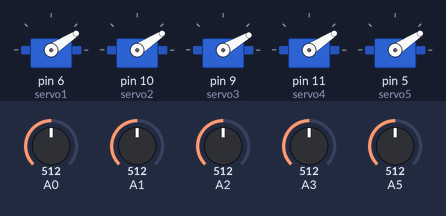
A sketch run on a simulated Arduino Uno, built with avr-gcc and run on an emulated ATmega328P. Parts: 5 × servo. The inputs (shaded band) are chosen by the test bench; at power-on: A2 = 512, A0 = 512, A1 = 512, A3 = 512, A5 = 512.

Above: at 1.3 s.
1.4 s: A2 set to 306
At 2.4 s:
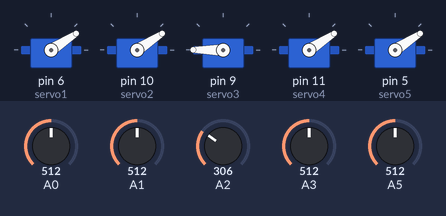
3.2 s: A0 set to 210
At 3.9 s:
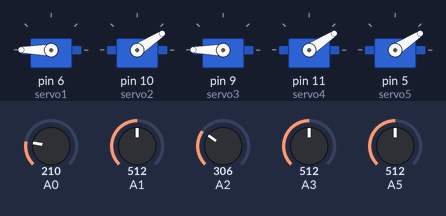
5.0 s: A1 set to 210
At 6.6 s:
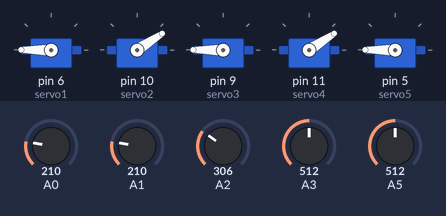
6.9 s: A3 set to 210
At 8.2 s:
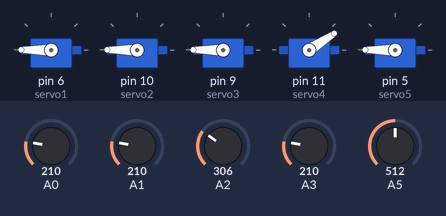
8.6 s: A5 set to 210
At 9.6 s:
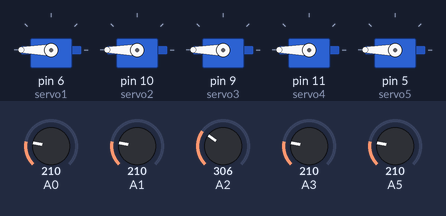
10.3 s: A0 set to 237
At 11.1 s:
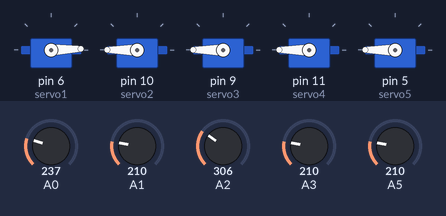
Timing chart, 0 to 13.0 s (numbered marks = the images above; inputs shaded):
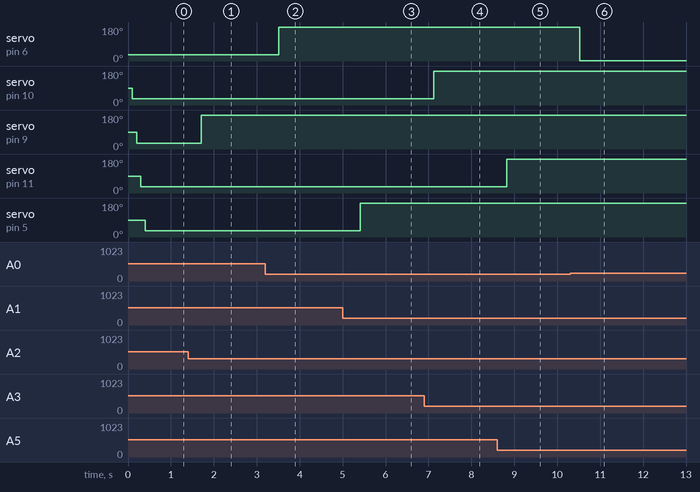

The sketch:

Glove_Finger_Rehabilitation_1.ino
```cpp
#include <Servo.h>
Servo servo1,servo2,servo3,servo4,servo5;
int reading;
int mapVal;
int i;
int delay1 =100;
int minServo =35;
int maxServo = 880;
int minSFlex=100;
int maxSFlex=320;
int minBFlex=220;
int maxBFlex=520;
void setup(){
  servo1.attach(6);
  servo2.attach(10);
  servo3.attach(9);
  servo4.attach(11);
  servo5.attach(5);
}
void loop(){
  reading= analogRead(0);
  mapVal= map(reading,minSFlex,maxSFlex,minServo,maxServo);
  if(mapVal<minServo) mapVal=minServo;
  if(mapVal>maxServo)mapVal=maxServo;
  servo1.write(mapVal);
  delay(delay1);
  reading =analogRead(3);
  mapVal= map(reading,minSFlex,maxSFlex,minServo,maxServo);
  if(mapVal<minServo) mapVal=minServo;
  if(mapVal>maxServo)mapVal=maxServo;
  servo2.write(mapVal);
  delay(delay1);
  reading =analogRead(2);
  mapVal= map(reading,minBFlex,maxBFlex,minServo,maxServo);
  if(mapVal<minServo) mapVal=minServo;
  if(mapVal>maxServo)mapVal=maxServo;
  servo3.write(mapVal);
  delay(delay1);
  reading =analogRead(5);
  mapVal= map(reading,minSFlex+80,maxSFlex,minServo,maxServo);
  if(mapVal<minServo) mapVal=minServo;
  if(mapVal>maxServo)mapVal=maxServo;
  servo4.write(mapVal);
  delay(delay1);
  reading = analogRead(1);
  mapVal= map(reading,minSFlex+80,maxSFlex,minServo,maxServo);
  if(mapVal<minServo) mapVal=minServo;
  if(mapVal>maxServo)mapVal=maxServo;
  servo5.write(mapVal);
  delay(delay1);

}
```

Measured:
- the behaviour switches between 221 and 222 on A0 (found by bisection; images 5 and 6)
- after the input at 1.4 s, servo on pin 9 (servo3): 30° → 180° after 0.30 s
- after the input at 3.2 s, servo on pin 6 (servo1): 33° → 180° after 0.31 s
- after the input at 5.0 s, servo on pin 5 (servo5): 33° → 180° after 0.41 s
- after the input at 6.9 s, servo on pin 10 (servo2): 33° → 180° after 0.22 s
- after the input at 8.6 s, servo on pin 11 (servo4): 33° → 180° after 0.22 s
- after the input at 10.3 s, servo on pin 6 (servo1): 180° → 2° after 0.23 s
